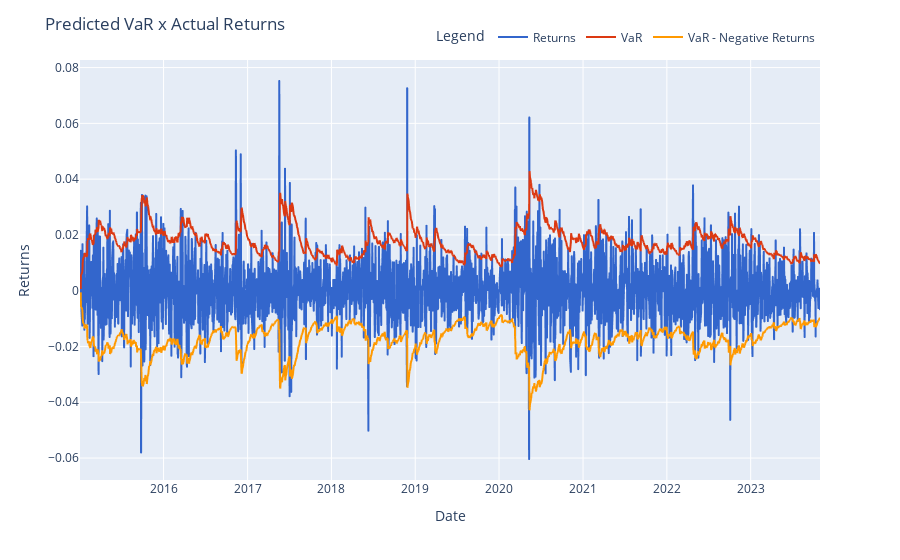
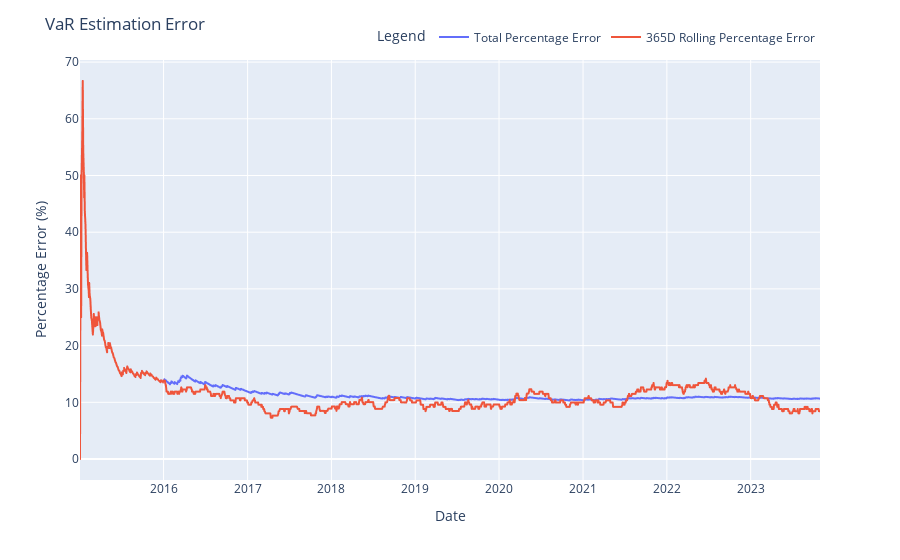

Source (notebook cell) for these figures, in order:
### Code cell
# Define smoothing parameter (lambda) and time horizon
lambda_value = 0.94  # You can adjust this value based on your preference
time_horizon = 1     # For daily VaR, set time_horizon to 1
risk_percentile = 0.95

var_returns = compute_ewma_var(returns, lambda_value, time_horizon, risk_percentile)

### Figure 1 — Plotly figure (JSON) as saved in the notebook; plotly's stock layout.template omitted (floating-point values rounded to 4 significant figures; data arrays with more than 128 entries replaced by an {"elided": "..."} marker saying what was removed)
{"data": [{"hovertemplate": "variable=Returns<br>Date=%{x}<br>value=%{y}<extra></extra>", "legendgroup": "Returns", "line": {"color": "#3366CC", "dash": "solid"}, "marker": {"symbol": "circle"}, "mode": "lines", "name": "Returns", "showlegend": true, "type": "scattergl", "x": {"elided": "2299 str values"}, "xaxis": "x", "y": {"elided": "2299 float values"}, "yaxis": "y"}, {"hovertemplate": "variable=VaR<br>Date=%{x}<br>value=%{y}<extra></extra>", "legendgroup": "VaR", "line": {"color": "#DC3912", "dash": "solid"}, "marker": {"symbol": "circle"}, "mode": "lines", "name": "VaR", "showlegend": true, "type": "scattergl", "x": {"elided": "2299 str values"}, "xaxis": "x", "y": {"elided": "2299 float values"}, "yaxis": "y"}, {"hovertemplate": "variable=VaR - Negative Returns<br>Date=%{x}<br>value=%{y}<extra></extra>", "legendgroup": "VaR - Negative Returns", "line": {"color": "#FF9900", "dash": "solid"}, "marker": {"symbol": "circle"}, "mode": "lines", "name": "VaR - Negative Returns", "showlegend": true, "type": "scattergl", "x": {"elided": "2299 str values"}, "xaxis": "x", "y": {"elided": "2299 float values"}, "yaxis": "y"}], "layout": {"legend": {"orientation": "h", "title": {"text": "Legend"}, "tracegroupgap": 0, "x": 1, "xanchor": "right", "y": 1.02, "yanchor": "bottom"}, "margin": {"t": 60}, "title": {"text": "Predicted VaR x Actual Returns"}, "width": 900, "xaxis": {"anchor": "y", "domain": [0, 1], "title": {"text": "Date"}}, "yaxis": {"anchor": "x", "domain": [0, 1], "title": {"text": "Returns"}}}}

### Figure 2 — Plotly figure (JSON) as saved in the notebook; plotly's stock layout.template omitted (floating-point values rounded to 4 significant figures; data arrays with more than 128 entries replaced by an {"elided": "..."} marker saying what was removed)
{"data": [{"hovertemplate": "variable=Total Percentage Error<br>Date=%{x}<br>value=%{y}<extra></extra>", "legendgroup": "Total Percentage Error", "line": {"color": "#636efa", "dash": "solid"}, "marker": {"symbol": "circle"}, "mode": "lines", "name": "Total Percentage Error", "showlegend": true, "type": "scattergl", "x": {"elided": "2299 str values"}, "xaxis": "x", "y": {"elided": "2299 float values"}, "yaxis": "y"}, {"hovertemplate": "variable=365D Rolling Percentage Error<br>Date=%{x}<br>value=%{y}<extra></extra>", "legendgroup": "365D Rolling Percentage Error", "line": {"color": "#EF553B", "dash": "solid"}, "marker": {"symbol": "circle"}, "mode": "lines", "name": "365D Rolling Percentage Error", "showlegend": true, "type": "scattergl", "x": {"elided": "2299 str values"}, "xaxis": "x", "y": {"elided": "2299 float values"}, "yaxis": "y"}], "layout": {"legend": {"orientation": "h", "title": {"text": "Legend"}, "tracegroupgap": 0, "x": 1, "xanchor": "right", "y": 1.02, "yanchor": "bottom"}, "margin": {"t": 60}, "title": {"text": "VaR Estimation Error"}, "width": 900, "xaxis": {"anchor": "y", "domain": [0, 1], "title": {"text": "Date"}}, "yaxis": {"anchor": "x", "domain": [0, 1], "title": {"text": "Percentage Error (%)"}}}}
